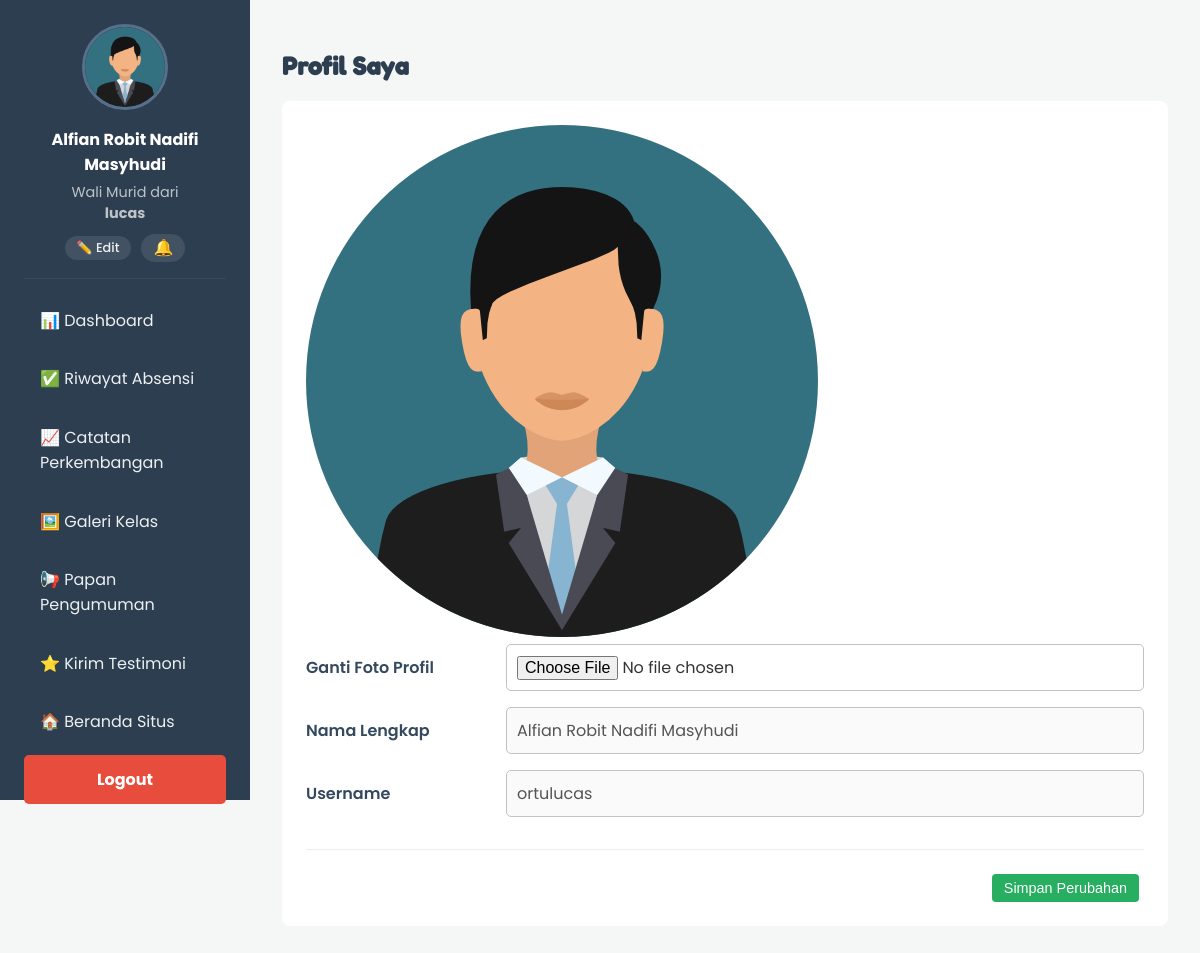
Screenshot of /wali/profil.php (signed in) with the database file from the repository.
### tables this page shows
CREATE TABLE `wali_murid` (
  `id_wali` int(11) NOT NULL,
  `id_siswa` int(11) DEFAULT NULL,
  `nama_wali` varchar(100) NOT NULL,
  `username` varchar(50) NOT NULL,
  `password` varchar(255) NOT NULL,
  `foto_profil` varchar(255) NOT NULL DEFAULT 'default.png',
  `hubungan` enum('Ayah','Ibu','Wali') NOT NULL
);

### wali/profil.php (the view, shortened to what this page needs)
<?php
include 'template_header.php';
require_once '../config.php';
$id_wali = $_SESSION['wali_id'];
$stmt = $conn->prepare("SELECT nama_wali, username, foto_profil FROM wali_murid WHERE id_wali = ?");
$stmt->bind_param("i", $id_wali);
$stmt->execute();
$wali = $stmt->get_result()->fetch_assoc();
?>
<div class="admin-content-header">
    <h2>Profil Saya</h2>
</div>
<div class="admin-content-body">
    <div class="form-container">
        <form action="proses_profil.php" method="POST" enctype="multipart/form-data">
            <div class="profile-picture-preview">
                <img src="../uploads/profil/<?php echo htmlspecialchars($wali['foto_profil']); ?>" alt="Foto Profil" id="preview_img">
            </div>
            <div class="form-group">
                <label for="foto_profil">Ganti Foto Profil</label>
                <input type="file" name="foto_profil" id="foto_profil" accept="image/png, image/jpeg">
            </div>
            <div class="form-group">
                <label>Nama Lengkap</label>
                <input type="text" value="<?php echo htmlspecialchars($wali['nama_wali']); ?>" disabled>
            </div>
            <div class="form-group">
                <label>Username</label>
                <input type="text" value="<?php echo htmlspecialchars($wali['username']); ?>" disabled>
            </div>
            <div class="form-actions">
                <button type="submit" name="simpan_profil" class="btn-aksi btn-simpan">Simpan Perubahan</button>
            </div>
        </form>
    </div>
</div>
<?php include 'template_footer.php'; ?>

### css/admin.css (style rules this page uses)
body { font-family: 'Poppins', sans-serif; margin: 0; background-color: #f4f7f6; color: #333; }
.admin-content-header h2 { font-family: 'Fredoka One', cursive; text-align: left; color: #2c3e50; }
.form-container { background-color:#fff;padding:1.5rem;border-radius:8px }
.form-actions { display:flex;justify-content:flex-end;gap:10px;margin-top:2rem;border-top:1px solid #ecf0f1;padding-top:1.5rem }
.form-container .form-group { display:grid;gap:10px 20px;align-items:center;margin-bottom:1rem }
.form-container .form-group label { font-weight:600;color:#34495e;text-align:left }
.form-container input[type="text"], .form-container input[type="password"], .form-container select, .form-container textarea, .form-container input[type="file"] { width:100%;padding:10px;border-radius:5px;border:1px solid #bdc3c7;box-sizing:border-box;font-size:1rem;font-family:'Poppins',sans-serif }
.btn-aksi { display:inline-block;padding:6px 12px;margin-right:5px;border-radius:4px;color:#fff;text-decoration:none;font-size:.9rem;text-align:center;border:none;cursor:pointer;font-weight:500 }
.btn-simpan { background-color:#27ae60 }
@media (min-width: 768px) { .form-container .form-group { grid-template-columns:180px 1fr } }

### rows the page displays
wali_murid: foto_profil (placeholder picture), nama_wali "Alfian Robit Nadifi Masyhudi", username "ortulucas"

### other values shown
$_SESSION['wali_nama'] "Alfian Robit Nadifi Masyhudi"
$_SESSION['siswa_nama'] "lucas"
